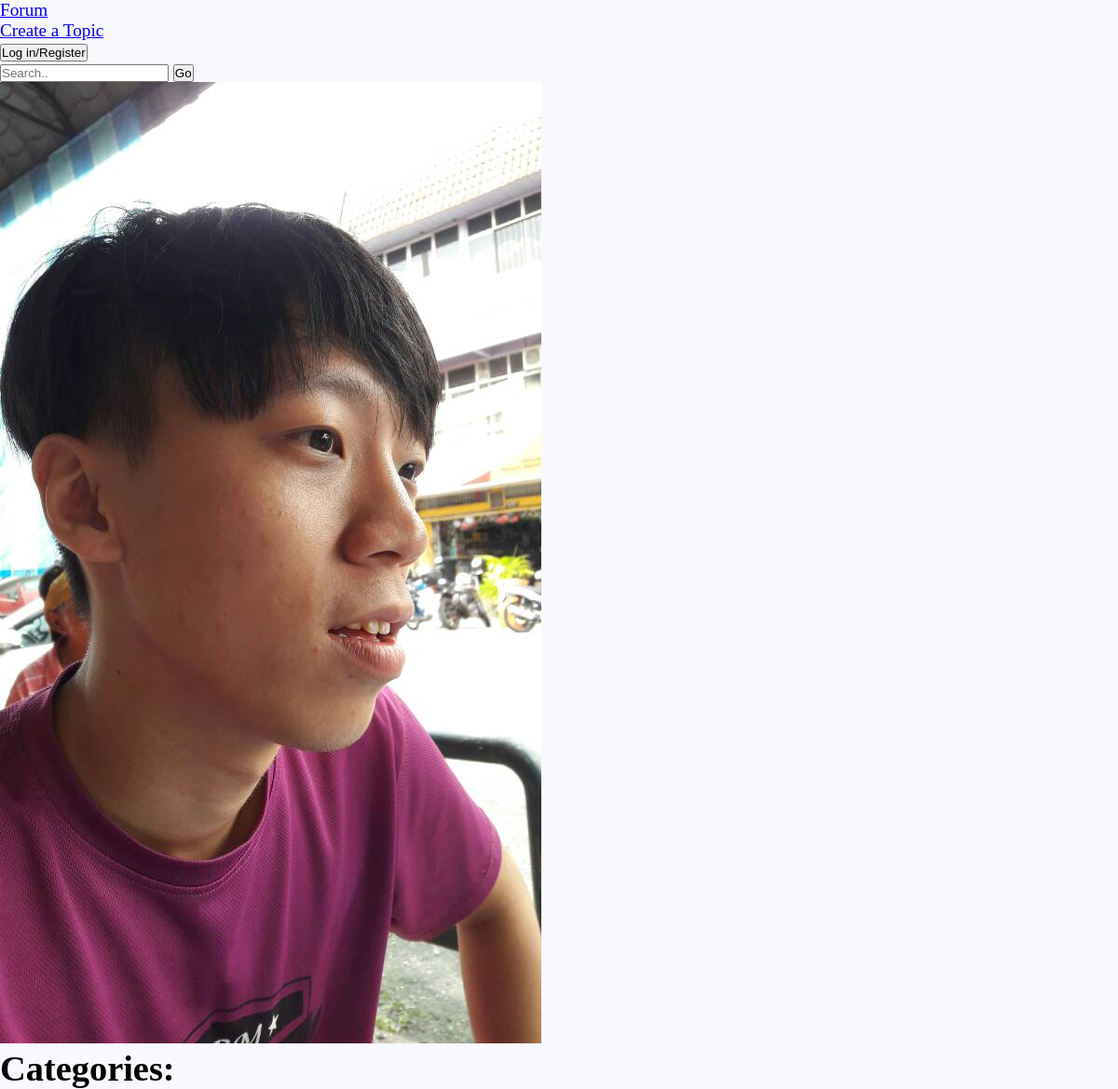
Before: / with the older database file.
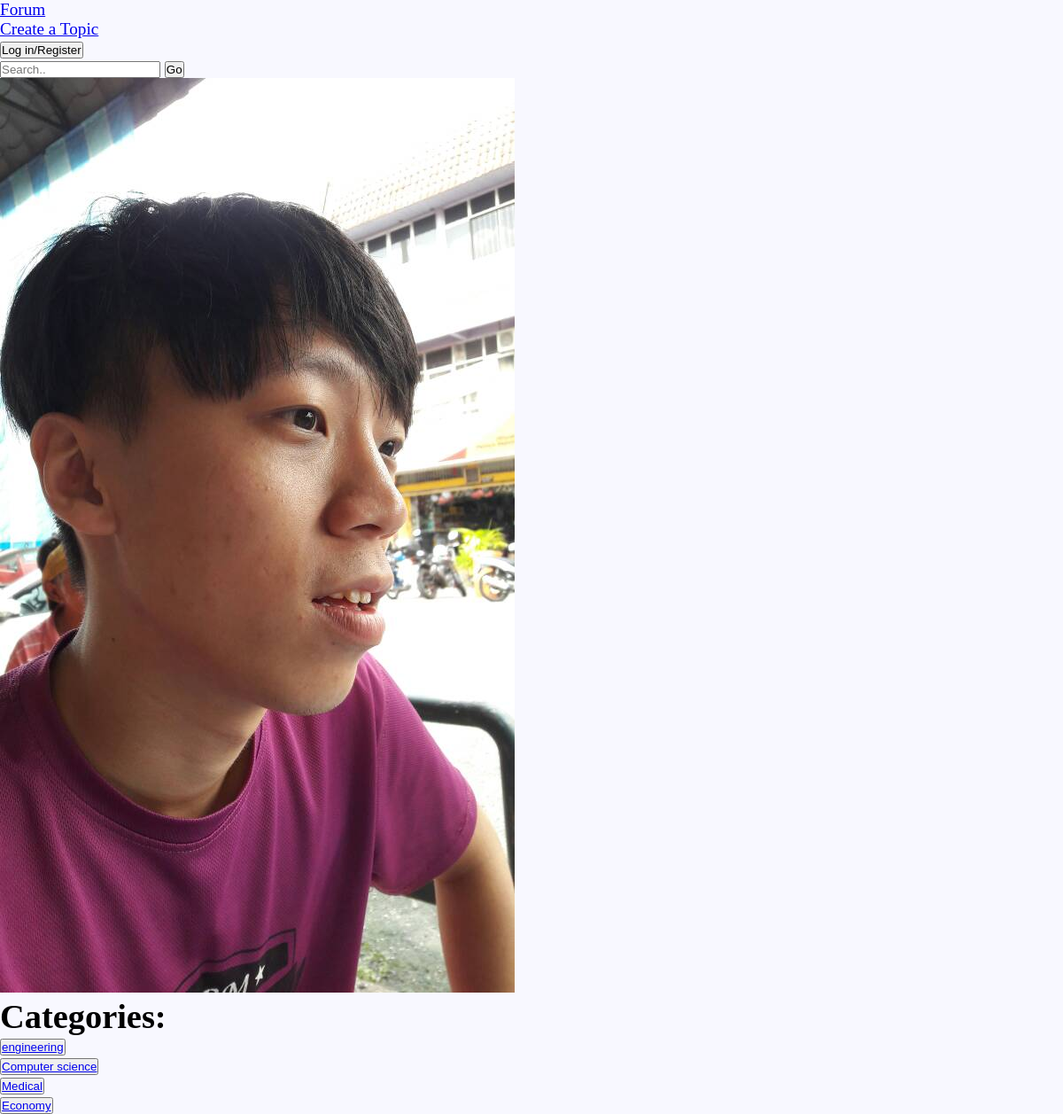
After: the same page with the newer database file.
### tables this page shows
CREATE TABLE `categories` (
  `Cat_ID` int(11) NOT NULL,
  `Cat_Name` varchar(255) DEFAULT NULL,
  `Cat_Description` varchar(255) DEFAULT NULL
);

### index.php (the view, shortened to what this page needs)
<?php include "server.php"; ?>
<?php include "header.php";
	$cat_name = "SELECT Cat_Name FROM categories";
	$result = mysqli_query($db, $cat_name); ?>
	<div>
	  <h1>Categories: <br></h1>
	</div>
	<div>
		<?php while($rows = mysqli_fetch_assoc($result)) {
			echo '<button><a href="content.php?'.$rows['Cat_Name'].'">' .  $rows['Cat_Name'] . '</a></button><br>';
            } ?>
	</div>
<?php include "footer.php"; ?>

### header.php (shortened to what this page needs)
<!DOCTYPE html>
<head>
    <link rel="stylesheet" type="text/css" href="style.css">
</head>
<body>
<div>
		<a href="index.php">Forum</a>
	</div>
	<div>
		<?php if ($_SESSION['pages']!="create_topic"):?>
		<a href="create_topic.php">Create a Topic</a>
		<?php endif ?>
	</div>
	<div>
		<?php  if (!isset($_SESSION['Student_Name'])) : ?>
			<button id="myBtn">Log in/Register</button>
		<?php endif ?>
	</div>
	<div class="topnav">
	  	<input type="text" placeholder="Search..">
	  	<button onclick="Search_function()">Go</button>
	</div>
	<div>
	  <img src="CC_legend_KS.jpeg" alt="UPM Legendary Paladins player">
	</div>

### footer.php (shortened to what this page needs)
</body>
</html>

### style.css (style rules this page uses)
* { margin: 0px; padding: 0px; }
body { font-size: 120%; background: #F8F8FF; }

Changed rows visible on the page:
added categories: Cat_Name "engineering"
added categories: Cat_Name "Computer science"
added categories: Cat_Name "Medical"
added categories: Cat_Name "Economy"
